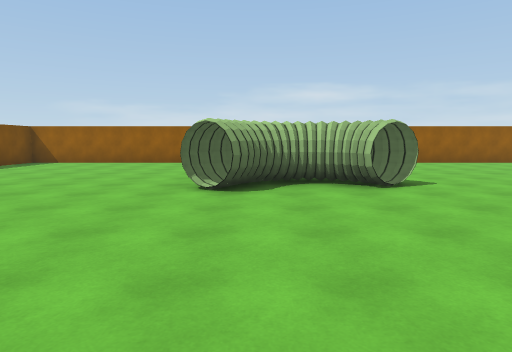
view 1 (above)

17 first-person views from a walk through a Unity game level. The camera is 1.5 m above the floor, tilts 6° down and sees 75° across. The floor is counted in squares, 2 m on a side. Each view is taken from the middle of a square. On the plan, view 1 faces up. The plan holds only what a view shows up to about 11 squares ahead; the rest is blank. Some animated figures are left out.

view 2
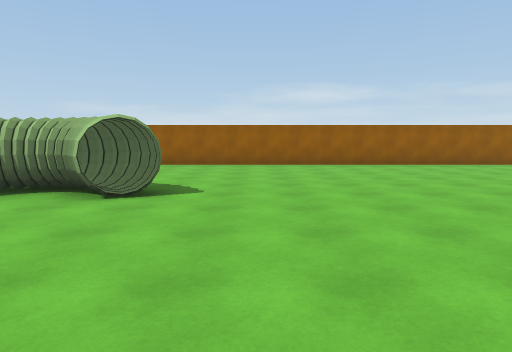

view 3
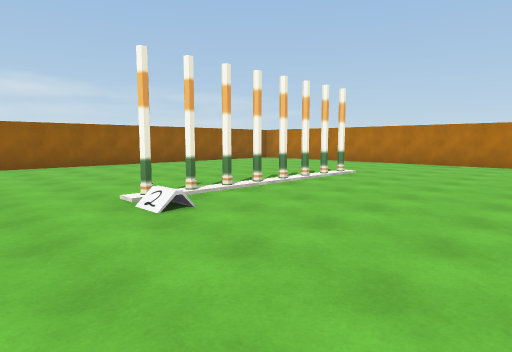

view 4
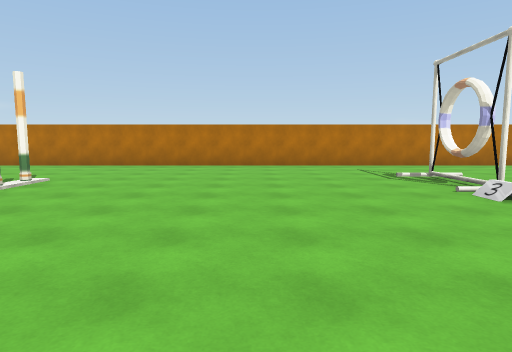

view 5
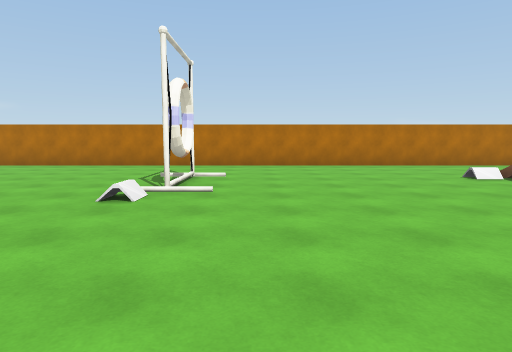

view 6
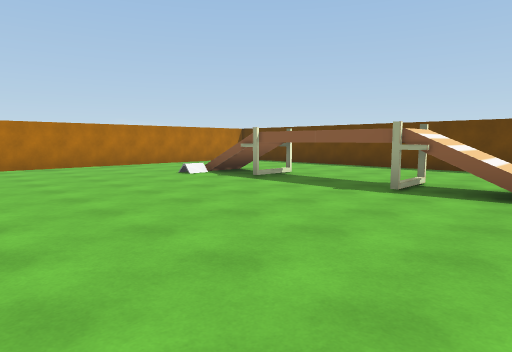

view 7
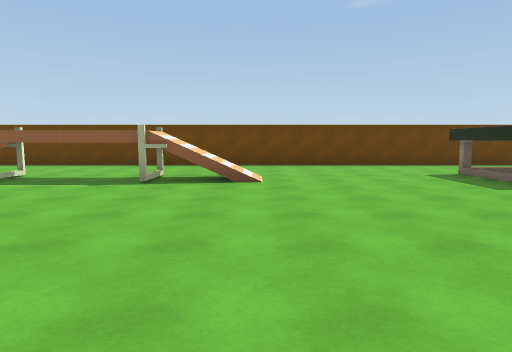

view 8
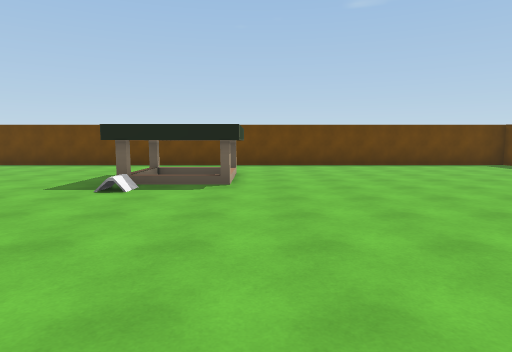

view 9
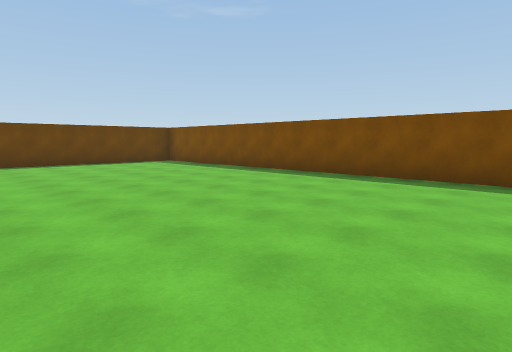

view 10
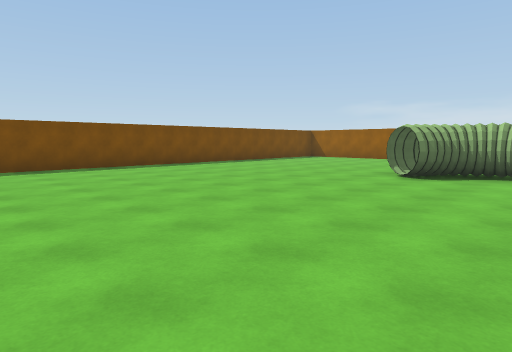

view 11
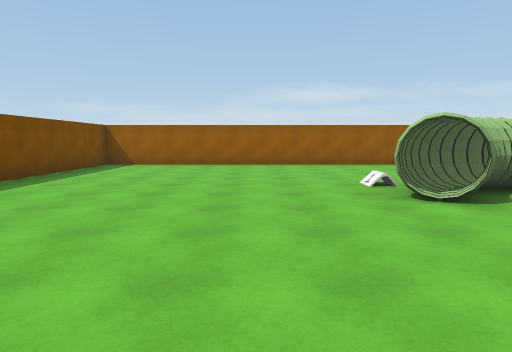

view 12
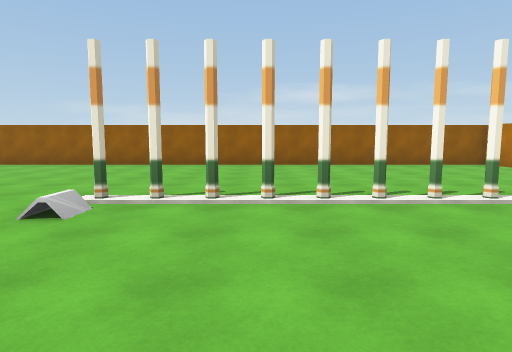

view 13
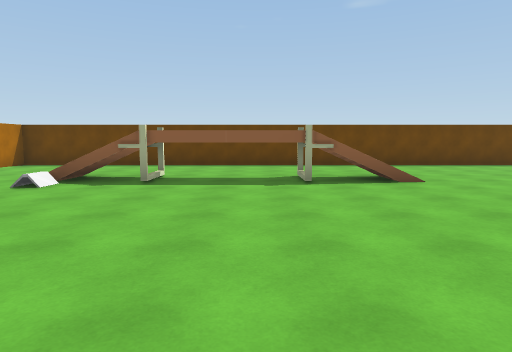

view 14
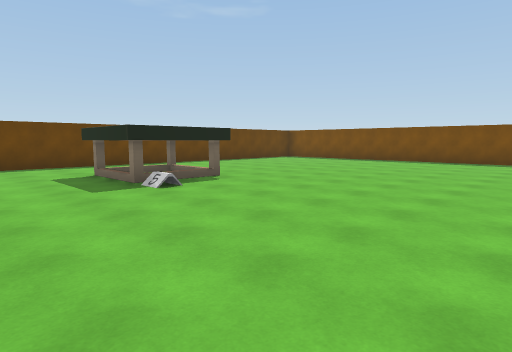

view 15
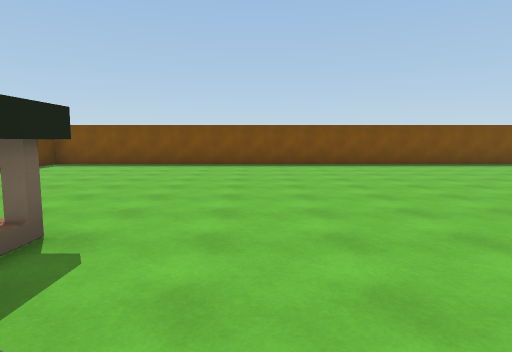

view 16
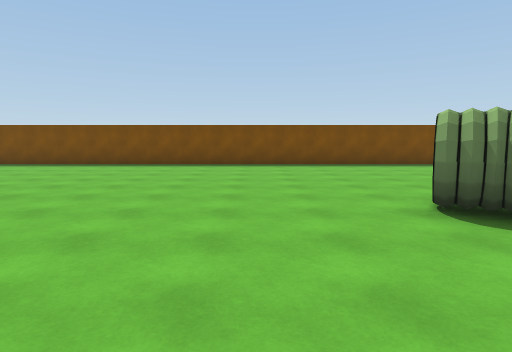

view 17
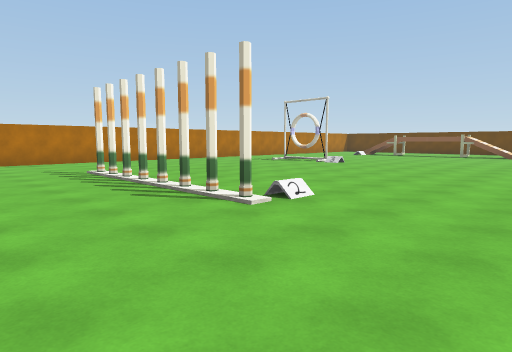

### Floor plan
Points are (right, up) in squares from view 1. A wall is a line through its corners. A room is listed if a view was taken in it or the views show most of it. See-through windows are left out.
Room 1 (views 1, 2, 3, 4, 5, 6, 7, 8, 9, 10, 11, 12, 13, 14, 15, 16, 17)
walls: (1.1, 5.6) (0.7, 5.9); (1.2, 5.8) (-0.2, 5.2) (-0.2, 5.4); (-0.1, 4.9) (-0.2, 4.9); (2.1, 6.4) (1.8, 6.5); (2.4, -8.7) (2.4, -10.6); (-0.1, 5.5) (-0.1, 5.1) (-0.2, 5.1); (1.7, 6.6) (1.2, 6.6) (0.7, 6.8) (-1, 5.6) (-1.1, 5.1); (0.2, -8.5) (2.5, -8.5) (2.5, -10.8); (0.4, -8.7) (2.5, -8.7); (-0.6, 6.4) (-0.8, 5.7); (17.3, 10.5) (17.3, 11.6) (-7.7, 11.6) (-7.7, -13.4) (17.3, -13.4) (17.3, 8.9)
low walls: (-0.6, 6.5) (-1.1, 6.5)
objects: other object (12, -3) to (14, -3)

Positions as (right, up) in squares from view 1, and headings:
1: (0, 0), facing up
2: (4, 1), facing up
3: (6, 1), facing up-right
4: (7, 1), facing right
5: (7, -4), facing right
6: (7, -4), facing down-right
7: (7, -3), facing down
8: (0, -3), facing down
9: (-1, -2), facing down-left
10: (2, -2), facing up-left
11: (-3, 1), facing up
12: (10, 1), facing up
13: (10, -3), facing down
14: (5, -3), facing down-left
15: (3, -7), facing left
16: (3, 3), facing left
17: (5, 8), facing down-right
